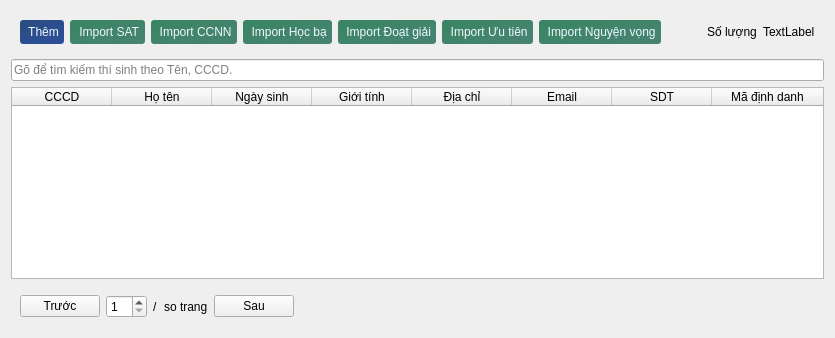
            <widget class="QWidget" name="thi_sinh_page">
             <layout class="QVBoxLayout" name="verticalLayout_9">
              <item>
               <widget class="QWidget" name="widget" native="true">
                <layout class="QHBoxLayout" name="horizontalLayout_7">
                 <item>
                  <widget class="QPushButton" name="add_thi_sinh_button">
                   <property name="styleSheet">
                    <string notr="true">QPushButton {
	border-radius: 3px;
	padding: 5px;
    background-color: qlineargradient(spread:pad, x1:0, y1:0, x2:1, y2:1, stop:0.00473934 rgba(14, 56, 110, 224), stop:1 rgba(18, 56, 145, 224));
    color: rgb(240, 248, 255);
}

QPushButton:hover{
    background-color: qlineargradient(spread:pad, x1:0, y1:0, x2:1, y2:1, stop:0.00473934 rgba(21, 83, 162, 224), stop:1 rgba(46, 86, 179, 224));
}</string>
                   </property>
                   <property name="text">
                    <string> Thêm</string>
                   </property>
                   <property name="icon">
                    <iconset resource="assets.qrc">
                     <normaloff>:/assets/images/plus-100.png</normaloff>:/assets/images/plus-100.png</iconset>
                   </property>
                   <property name="iconSize">
                    <size>
                     <width>16</width>
                     <height>16</height>
                    </size>
                   </property>
                  </widget>
                 </item>
                 <item>
                  <widget class="QPushButton" name="import_sat_button">
                   <property name="styleSheet">
                    <string notr="true">QPushButton {
	border-radius: 3px;
	padding: 5px;
    background-color: qlineargradient(spread:pad, x1:0, y1:0, x2:1, y2:1, stop:0 rgba(0, 99, 54, 194), stop:1 rgba(0, 86, 62, 179));
	color: rgb(240, 248, 255);
}

QPushButton:hover{
    background-color: qlineargradient(spread:pad, x1:0, y1:0, x2:1, y2:1, stop:0 rgba(0, 119, 65, 219), stop:1 rgba(0, 119, 85, 196));
}</string>
                   </property>
                   <property name="text">
                    <string> Import SAT</string>
                   </property>
                   <property name="icon">
                    <iconset resource="assets.qrc">
                     <normaloff>:/assets/images/excel-100.png</normaloff>:/assets/images/excel-100.png</iconset>
                   </property>
                  </widget>
                 </item>
                 <item>
                  <widget class="QPushButton" name="import_ccnn_button">
                   <property name="styleSheet">
                    <string notr="true">QPushButton {
	border-radius: 3px;
	padding: 5px;
    background-color: qlineargradient(spread:pad, x1:0, y1:0, x2:1, y2:1, stop:0 rgba(0, 99, 54, 194), stop:1 rgba(0, 86, 62, 179));
	color: rgb(240, 248, 255);
}

QPushButton:hover{
    background-color: qlineargradient(spread:pad, x1:0, y1:0, x2:1, y2:1, stop:0 rgba(0, 119, 65, 219), stop:1 rgba(0, 119, 85, 196));
}</string>
                   </property>
                   <property name="text">
                    <string> Import CCNN</string>
                   </property>
                   <property name="icon">
                    <iconset resource="assets.qrc">
                     <normaloff>:/assets/images/excel-100.png</normaloff>:/assets/images/excel-100.png</iconset>
                   </property>
                  </widget>
                 </item>
                 <item>
                  <widget class="QPushButton" name="import_hocba_button">
                   <property name="styleSheet">
                    <string notr="true">QPushButton {
	border-radius: 3px;
	padding: 5px;
    background-color: qlineargradient(spread:pad, x1:0, y1:0, x2:1, y2:1, stop:0 rgba(0, 99, 54, 194), stop:1 rgba(0, 86, 62, 179));
	color: rgb(240, 248, 255);
}

QPushButton:hover{
    background-color: qlineargradient(spread:pad, x1:0, y1:0, x2:1, y2:1, stop:0 rgba(0, 119, 65, 219), stop:1 rgba(0, 119, 85, 196));
}</string>
                   </property>
                   <property name="text">
                    <string> Import Học bạ</string>
                   </property>
                   <property name="icon">
                    <iconset resource="assets.qrc">
                     <normaloff>:/assets/images/excel-100.png</normaloff>:/assets/images/excel-100.png</iconset>
                   </property>
                  </widget>
                 </item>
                 <item>
                  <widget class="QPushButton" name="import_doatgiai_button">
                   <property name="styleSheet">
                    <string notr="true">QPushButton {
	border-radius: 3px;
	padding: 5px;
    background-color: qlineargradient(spread:pad, x1:0, y1:0, x2:1, y2:1, stop:0 rgba(0, 99, 54, 194), stop:1 rgba(0, 86, 62, 179));
	color: rgb(240, 248, 255);
}

QPushButton:hover{
    background-color: qlineargradient(spread:pad, x1:0, y1:0, x2:1, y2:1, stop:0 rgba(0, 119, 65, 219), stop:1 rgba(0, 119, 85, 196));
}</string>
                   </property>
                   <property name="text">
                    <string> Import Đoạt giải</string>
                   </property>
                   <property name="icon">
                    <iconset resource="assets.qrc">
                     <normaloff>:/assets/images/excel-100.png</normaloff>:/assets/images/excel-100.png</iconset>
                   </property>
                  </widget>
                 </item>
                 <item>
                  <widget class="QPushButton" name="import_uutien_button">
                   <property name="styleSheet">
                    <string notr="true">QPushButton {
	border-radius: 3px;
	padding: 5px;
    background-color: qlineargradient(spread:pad, x1:0, y1:0, x2:1, y2:1, stop:0 rgba(0, 99, 54, 194), stop:1 rgba(0, 86, 62, 179));
	color: rgb(240, 248, 255);
}

QPushButton:hover{
    background-color: qlineargradient(spread:pad, x1:0, y1:0, x2:1, y2:1, stop:0 rgba(0, 119, 65, 219), stop:1 rgba(0, 119, 85, 196));
}</string>
                   </property>
                   <property name="text">
                    <string> Import Ưu tiên</string>
                   </property>
                   <property name="icon">
                    <iconset resource="assets.qrc">
                     <normaloff>:/assets/images/excel-100.png</normaloff>:/assets/images/excel-100.png</iconset>
                   </property>
                  </widget>
                 </item>
                 <item>
                  <widget class="QPushButton" name="import_dkxt_button">
                   <property name="styleSheet">
                    <string notr="true">QPushButton {
	border-radius: 3px;
	padding: 5px;
    background-color: qlineargradient(spread:pad, x1:0, y1:0, x2:1, y2:1, stop:0 rgba(0, 99, 54, 194), stop:1 rgba(0, 86, 62, 179));
	color: rgb(240, 248, 255);
}

QPushButton:hover{
    background-color: qlineargradient(spread:pad, x1:0, y1:0, x2:1, y2:1, stop:0 rgba(0, 119, 65, 219), stop:1 rgba(0, 119, 85, 196));
}</string>
                   </property>
                   <property name="text">
                    <string> Import Nguyện vọng</string>
                   </property>
                   <property name="icon">
                    <iconset resource="assets.qrc">
                     <normaloff>:/assets/images/excel-100.png</normaloff>:/assets/images/excel-100.png</iconset>
                   </property>
                  </widget>
                 </item>
                 <item>
                  <spacer name="horizontalSpacer_7">
                   <property name="orientation">
                    <enum>Qt::Orientation::Horizontal</enum>
                   </property>
                   <property name="sizeHint" stdset="0">
                    <size>
                     <width>40</width>
                     <height>20</height>
                    </size>
                   </property>
                  </spacer>
                 </item>
                 <item>
                  <widget class="QLabel" name="label_7">
                   <property name="text">
                    <string>Số lượng</string>
                   </property>
                  </widget>
                 </item>
                 <item>
                  <widget class="QLabel" name="thi_sinh_size">
                   <property name="text">
                    <string>TextLabel</string>
                   </property>
                  </widget>
                 </item>
                </layout>
               </widget>
              </item>
              <item>
               <widget class="QLineEdit" name="thi_sinh_tim_kiem">
                <property name="font">
                 <font>
                  <italic>false</italic>
                 </font>
                </property>
                <property name="placeholderText">
                 <string>Gõ để tìm kiếm thí sinh theo Tên, CCCD.</string>
                </property>
               </widget>
              </item>
              <item>
               <widget class="QTableWidget" name="thi_sinh_table">
                <property name="contextMenuPolicy">
                 <enum>Qt::ContextMenuPolicy::CustomContextMenu</enum>
                </property>
                <property name="editTriggers">
                 <set>QAbstractItemView::EditTrigger::NoEditTriggers</set>
                </property>
                <property name="selectionBehavior">
                 <enum>QAbstractItemView::SelectionBehavior::SelectRows</enum>
                </property>
                <property name="sortingEnabled">
                 <bool>false</bool>
                </property>
                <attribute name="horizontalHeaderStretchLastSection">
                 <bool>true</bool>
                </attribute>
                <attribute name="verticalHeaderVisible">
                 <bool>false</bool>
                </attribute>
                <column>
                 <property name="text">
                  <string>CCCD</string>
                 </property>
                </column>
                <column>
                 <property name="text">
                  <string>Họ tên</string>
                 </property>
                </column>
                <column>
                 <property name="text">
                  <string>Ngày sinh</string>
                 </property>
                </column>
                <column>
                 <property name="text">
                  <string>Giới tính</string>
                 </property>
                </column>
                <column>
                 <property name="text">
                  <string>Địa chỉ</string>
                 </property>
                </column>
                <column>
                 <property name="text">
                  <string>Email</string>
                 </property>
                </column>
                <column>
                 <property name="text">
                  <string>SDT</string>
                 </property>
                </column>
                <column>
                 <property name="text">
                  <string>Mã định danh</string>
                 </property>
                </column>
               </widget>
              </item>
              <item alignment="Qt::AlignmentFlag::AlignLeft">
               <widget class="QWidget" name="horizontalWidget" native="true">
                <layout class="QHBoxLayout" name="horizontalLayout_2">
                 <property name="topMargin">
                  <number>10</number>
                 </property>
                 <item>
                  <widget class="QPushButton" name="thi_sinh_previous_page">
                   <property name="sizePolicy">
                    <sizepolicy hsizetype="Fixed" vsizetype="Fixed">
                     <horstretch>0</horstretch>
                     <verstretch>0</verstretch>
                    </sizepolicy>
                   </property>
                   <property name="text">
                    <string>Trước</string>
                   </property>
                  </widget>
                 </item>
                 <item>
                  <widget class="QSpinBox" name="thi_sinh_current_page">
                   <property name="sizePolicy">
                    <sizepolicy hsizetype="Fixed" vsizetype="Fixed">
                     <horstretch>0</horstretch>
                     <verstretch>0</verstretch>
                    </sizepolicy>
                   </property>
                   <property name="minimum">
                    <number>1</number>
                   </property>
                  </widget>
                 </item>
                 <item>
                  <widget class="QLabel" name="label_8">
                   <property name="sizePolicy">
                    <sizepolicy hsizetype="Fixed" vsizetype="Preferred">
                     <horstretch>0</horstretch>
                     <verstretch>0</verstretch>
                    </sizepolicy>
                   </property>
                   <property name="text">
                    <string>/</string>
                   </property>
                  </widget>
                 </item>
                 <item>
                  <widget class="QLabel" name="thi_sinh_total_page">
                   <property name="sizePolicy">
                    <sizepolicy hsizetype="Fixed" vsizetype="Preferred">
                     <horstretch>0</horstretch>
                     <verstretch>0</verstretch>
                    </sizepolicy>
                   </property>
                   <property name="text">
                    <string>so trang</string>
                   </property>
                  </widget>
                 </item>
                 <item>
                  <widget class="QPushButton" name="thi_sinh_next_page">
                   <property name="sizePolicy">
                    <sizepolicy hsizetype="Fixed" vsizetype="Fixed">
                     <horstretch>0</horstretch>
                     <verstretch>0</verstretch>
                    </sizepolicy>
                   </property>
                   <property name="text">
                    <string>Sau</string>
                   </property>
                  </widget>
                 </item>
                </layout>
               </widget>
              </item>
             </layout>
            </widget>
